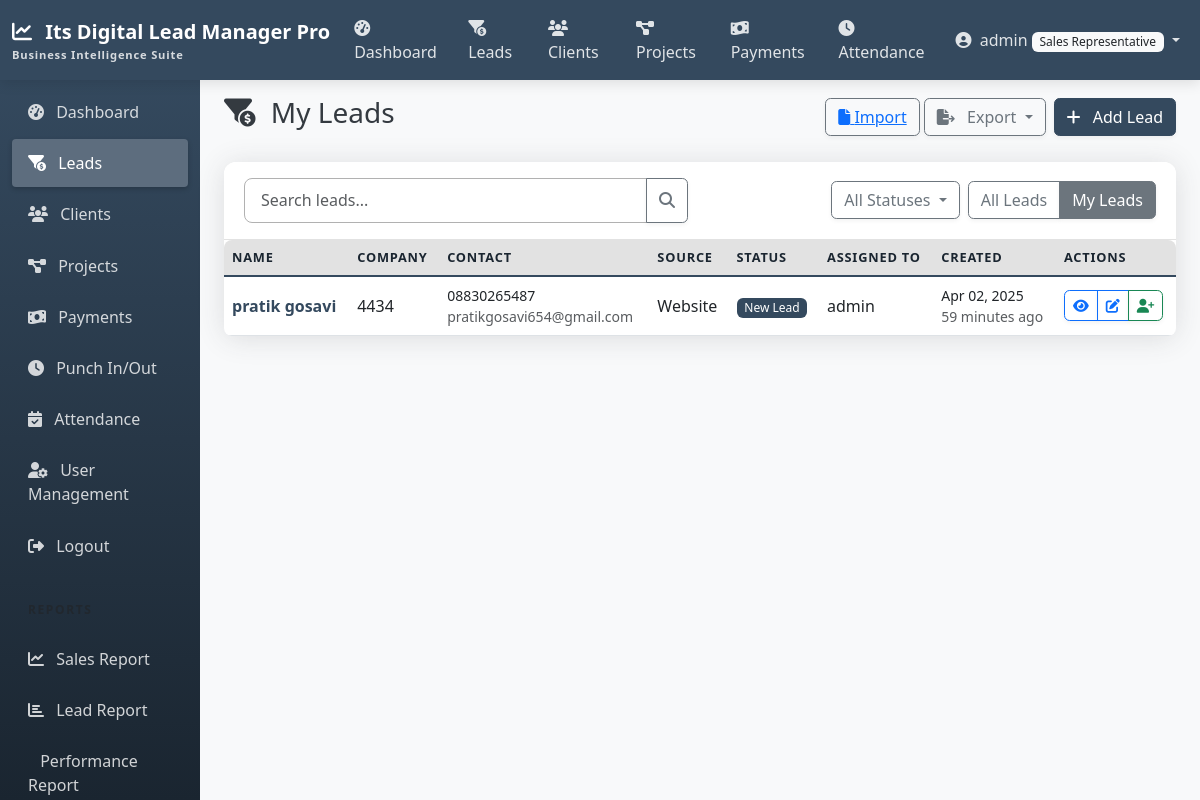
Screenshot of /leads/my-leads/ (signed in) with the database file from the repository.
### accounts/models.py (models this page shows, shortened)
class CustomUser(AbstractUser):
    ROLE_CHOICES = (
        ('admin', 'Admin'),
        ('manager', 'Manager'),
        ('team_leader', 'Team Leader'),
        ('sales_rep', 'Sales Representative'),
    )
    role = models.CharField(max_length=20, choices=ROLE_CHOICES, default='sales_rep')

### leads/models.py (models this page shows, shortened)
class Lead(models.Model):
    name = models.CharField(max_length=255)
    company = models.CharField(max_length=255, blank=True, null=True)
    phone = models.CharField(max_length=20)
    email = models.EmailField()
    address = models.TextField(blank=True, null=True)
    source = models.ForeignKey(LeadSource, on_delete=models.SET_NULL, null=True, blank=True)
    status = models.ForeignKey(LeadStatus, on_delete=models.SET_NULL, null=True, blank=True)
    assigned_to = models.ForeignKey(
        CustomUser,
        related_name='assigned_leads',
        on_delete=models.SET_NULL,
        null=True,
        blank=True
    )
    created_by = models.ForeignKey(
        CustomUser,
        related_name='created_leads',
        on_delete=models.SET_NULL,
        null=True,
        blank=True
    )
    notes = models.TextField(blank=True, null=True)
    created_at = models.DateTimeField(auto_now_add=True)
    updated_at = models.DateTimeField(auto_now=True)
    class Meta:
        ordering = ['-created_at']
    @property
    def is_converted(self):
        return self.status.is_converted if self.status else False

class LeadSource(models.Model):
    name = models.CharField(max_length=100)
    description = models.TextField(blank=True, null=True)

class LeadStatus(models.Model):
    name = models.CharField(max_length=100)
    description = models.TextField(blank=True, null=True)
    is_converted = models.BooleanField(default=False)
    order = models.PositiveIntegerField(default=0)
    class Meta:
        ordering = ['order']
        verbose_name_plural = 'Lead statuses'

### leads/views.py (the view)
# urls.py: path('my-leads/', views.MyLeadsView.as_view(), name='my_leads'),
class MyLeadsView(LoginRequiredMixin, ListView):
    model = Lead
    template_name = 'leads/lead_list.html'
    context_object_name = 'leads'
    paginate_by = 10
    def get_queryset(self):
        return Lead.objects.filter(assigned_to=self.request.user)
    def get_context_data(self, **kwargs):
        context = super().get_context_data(**kwargs)
        context['statuses'] = LeadStatus.objects.all()
        context['is_my_leads'] = True
        return context

### templates/leads/lead_list.html (shortened to what this page needs)
{% extends 'base.html' %}
{% block content %}
<div class="d-flex justify-content-between align-items-center mb-4">
    <h1 class="h3">
        <i class="fas fa-funnel-dollar me-2"></i>
        {% if is_my_leads %}My Leads{% else %}All Leads{% endif %}
    </h1>
    <div class="d-flex gap-2">
        <div class="dropdown">
           <button class="btn btn-outline-secondary" type="button" id=""  aria-expanded="false">
            <a href={% url 'upload_leads' %}>   <i class="fas fa-file"></i> Import </a>
            </button>
            <button class="btn btn-outline-secondary dropdown-toggle" type="button" id="exportDropdown" data-bs-toggle="dropdown" aria-expanded="false">
                <i class="fas fa-file-export me-2"></i> Export
            </button>
        </div>
        <a href="{% url 'lead_add' %}" class="btn btn-primary">
            <i class="fas fa-plus me-2"></i> Add Lead
        </a>
    </div>
</div>
<div class="card shadow">
    <div class="card-header bg-white">
        <div class="row align-items-center">
            <div class="col-md-6">
                <form action="" method="get" class="input-group">
                    <input type="text" name="search" class="form-control" placeholder="Search leads..." value="{{ search_query }}">
                    <button type="submit" class="btn btn-outline-secondary">
                        <i class="fas fa-search"></i>
                    </button>
                </form>
            </div>
            <div class="col-md-6">
                <div class="d-flex justify-content-end">
                    <div class="dropdown me-2">
                        <button class="btn btn-outline-secondary dropdown-toggle" type="button" id="statusFilterDropdown" data-bs-toggle="dropdown" aria-expanded="false">
                            {% if active_status %}
                                {% for status in statuses %}
                                    {% if status.id|stringformat:"s" == active_status %}
                                        {{ status.name }}
                                    {% endif %}
                                {% endfor %}
                            {% else %}
                                All Statuses
                            {% endif %}
                        </button>
                    </div>
                    <div class="btn-group">
                        <a href="{% url 'lead_list' %}" class="btn btn-outline-secondary {% if not is_my_leads %}active{% endif %}">All Leads</a>
                        <a href="{% url 'my_leads' %}" class="btn btn-outline-secondary {% if is_my_leads %}active{% endif %}">My Leads</a>
                    </div>
                </div>
            </div>
        </div>
    </div>
    <div class="table-responsive">
        <table class="table table-hover align-middle mb-0">
            <thead class="table-light">
                <tr>
                    <th scope="col">Name</th>
                    <th scope="col">Company</th>
                    <th scope="col">Contact</th>
                    <th scope="col">Source</th>
                    <th scope="col">Status</th>
                    <th scope="col">Assigned To</th>
                    <th scope="col">Created</th>
                    <th scope="col">Actions</th>
                </tr>
            </thead>
            <tbody>
                {% for lead in leads %}
                <tr>
                    <td>
                        <a href="{% url 'lead_detail' lead.id %}" class="text-primary fw-bold text-decoration-none">
                            {{ lead.name }}
                        </a>
                    </td>
                    <td>{{ lead.company|default:"-" }}</td>
                    <td>
                        <small class="d-block">{{ lead.phone }}</small>
                        <small class="d-block text-muted">{{ lead.email }}</small>
                    </td>
                    <td>{{ lead.source.name|default:"-" }}</td>
                    <td>
                        <span class="badge {% if lead.is_converted %}bg-success{% else %}bg-primary{% endif %}">
                            {{ lead.status.name|default:"New" }}
                        </span>
                    </td>
                    <td>
                        {% if lead.assigned_to %}
                        {{ lead.assigned_to.get_full_name|default:lead.assigned_to.username }}
                        {% else %}
                        <span class="text-muted">Unassigned</span>
                        {% endif %}
                    </td>
                    <td>
                        <small class="d-block">{{ lead.created_at|date:"M d, Y" }}</small>
                        <small class="d-block text-muted">{{ lead.created_at|timesince }} ago</small>
                    </td>
                    <td>
                        <div class="btn-group btn-group-sm">
                            <a href="{% url 'lead_detail' lead.id %}" class="btn btn-outline-primary" title="View">
                                <i class="fas fa-eye"></i>
                            </a>
                            <a href="{% url 'lead_edit' lead.id %}" class="btn btn-outline-primary" title="Edit">
                                <i class="fas fa-edit"></i>
                            </a>
                            {% if lead.is_converted %}
                            <a href="{% url 'client_detail' lead.converted_client.id %}" class="btn btn-outline-success" title="View Client">
                                <i class="fas fa-user-check"></i>
                            </a>
                            {% else %}
                            <a href="{% url 'convert_lead' lead.id %}" class="btn btn-outline-success" title="Convert to Client">
                                <i class="fas fa-user-plus"></i>
                            </a>
                            {% endif %}
                        </div>
                    </td>
                </tr>
                {% endfor %}
            </tbody>
        </table>
    </div>
</div>
{% endblock %}

### templates/navbar.html (shortened to what this page needs)
<nav class="navbar navbar-expand-md navbar-dark sticky-top">
    <div class="container-fluid">
        <a class="navbar-brand" href="{% url 'home' %}">
            <i class="fas fa-chart-line me-2"></i>
            Its Digital Lead Manager Pro
            <span class="navbar-brand-subtitle">Business Intelligence Suite</span>
        </a>
        <div class="collapse navbar-collapse" id="navbarNav">
            <ul class="navbar-nav me-auto">
                {% if user.is_authenticated %}
                <li class="nav-item">
                    <a class="nav-link {% if request.path == '/reports/dashboard/' %}active{% endif %}" href="{% url 'dashboard' %}">
                        <i class="fas fa-tachometer-alt me-1"></i> Dashboard
                    </a>
                </li>
                <li class="nav-item">
                    <a class="nav-link {% if '/leads/' in request.path %}active{% endif %}" href="{% url 'lead_list' %}">
                        <i class="fas fa-funnel-dollar me-1"></i> Leads
                    </a>
                </li>
                <li class="nav-item">
                    <a class="nav-link {% if '/clients/' in request.path %}active{% endif %}" href="{% url 'client_list' %}">
                        <i class="fas fa-users me-1"></i> Clients
                    </a>
                </li>
                <li class="nav-item d-none d-lg-block">
                    <a class="nav-link {% if '/projects/' in request.path %}active{% endif %}" href="{% url 'project_list' %}">
                        <i class="fas fa-project-diagram me-1"></i> Projects
                    </a>
                </li>
                <li class="nav-item d-none d-lg-block">
                    <a class="nav-link {% if '/payments/' in request.path %}active{% endif %}" href="{% url 'payment_list' %}">
                        <i class="fas fa-money-bill-wave me-1"></i> Payments
                    </a>
                </li>
                <li class="nav-item d-none d-lg-block">
                    <a class="nav-link {% if '/attendance/punch/' in request.path %}active{% endif %}" href="{% url 'punch' %}">
                        <i class="fas fa-clock me-1"></i> Attendance
                    </a>
                </li>
                {% endif %}
            </ul>
            <ul class="navbar-nav">
                {% if user.is_authenticated %}
                <li class="nav-item dropdown">
                    <a class="nav-link dropdown-toggle" href="#" id="navbarDropdown" role="button" data-bs-toggle="dropdown" aria-expanded="false">
                        <i class="fas fa-user-circle me-1"></i>
                        {% if user.first_name %}{{ user.first_name }}{% else %}{{ user.username }}{% endif %}
                        <span class="badge bg-light text-dark">{{ user.get_role_display }}</span>
                    </a>
                </li>
                {% endif %}
            </ul>
        </div>
    </div>
</nav>

### static/css/custom.css (style rules this page uses)
:root { --primary-color: #34495e; --primary-light: #5d6d7e; --primary-dark: #1a2530; --secondary-color: #e2e2e2; --secondary-dark: #b1b1b1; --accent-color: #f39c12; --bg-color: #f8f9fa; --text-color: #343a40; --text-light: #f8f9fa; --success-color: #2ecc71; --info-color: #3498db; --warning-color: #f39c12; --danger-color: #e74c3c; }
body { background-color: var(--bg-color); color: var(--text-color); }
.navbar { background-color: var(--primary-color) !important; box-shadow: 0 4px 12px rgba(0, 0, 0, 0.1); }
.navbar-brand { font-weight: 700; font-size: 1.25rem; color: white !important; }
.navbar-brand-subtitle { font-size: 0.7rem; opacity: 0.8; display: block; letter-spacing: 0.05rem; }
.navbar .nav-link { color: rgba(255, 255, 255, 0.85) !important; font-weight: 500; }
.card { border: none; box-shadow: 0 0.15rem 1.75rem 0 rgba(58, 59, 69, 0.15) !important; border-radius: 0.75rem; margin-bottom: 1.5rem; transition: transform 0.2s ease, box-shadow 0.2s ease; }
.card-header { padding: 1rem 1.25rem; border-bottom: 1px solid var(--secondary-color); background-color: white; border-top-left-radius: 0.75rem !important; border-top-right-radius: 0.75rem !important; font-weight: 600; }
.form-control, .form-select { border-radius: 0.5rem; padding: 0.6rem 1rem; border-color: var(--secondary-dark); }
.badge { font-weight: 500; padding: 0.35em 0.65em; }
.table { border-collapse: separate; border-spacing: 0; border-radius: 0.5rem; overflow: hidden; }
.table thead th { background-color: var(--secondary-color); border-bottom: 2px solid var(--primary-color); color: var(--primary-dark); font-weight: 600; text-transform: uppercase; font-size: 0.8rem; letter-spacing: 0.05rem; }
.table tbody tr { transition: all 0.2s ease; }
.btn { border-radius: 0.35rem; font-weight: 500; box-shadow: 0 2px 4px rgba(0, 0, 0, 0.05); transition: all 0.2s ease; }
.btn-primary { background-color: var(--primary-color); border-color: var(--primary-color); }
.text-primary { color: var(--primary-color) !important; }
.bg-primary { background-color: var(--primary-color) !important; }

### rows the page displays
CustomUser: username "admin", role "Sales Representative"
Lead: name "pratik gosavi", company "4434", phone "08830265487", email "pratikgosavi654@gmail.com", source.name "Website", status.name "New Lead", assigned_to.get_full_name "admin", created_at "Apr 02, 2025", created_at "59 minutes"
